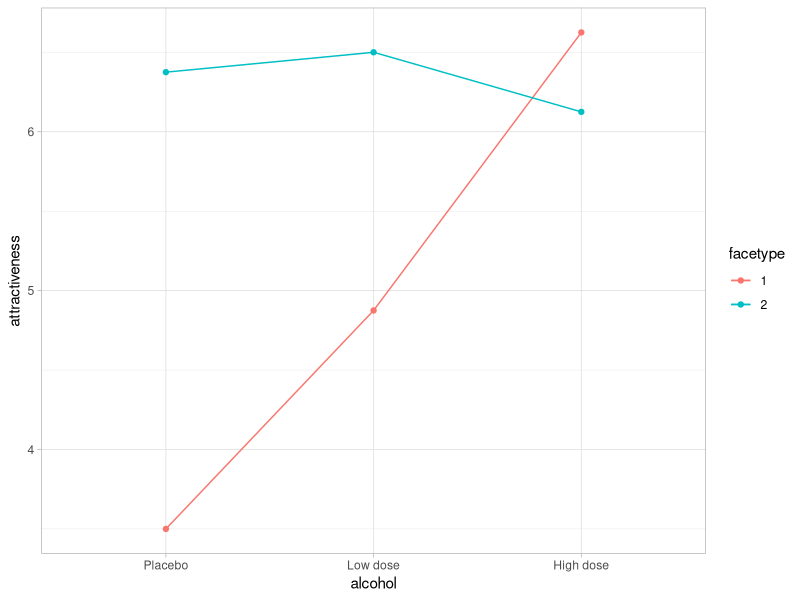

The R source for this figure:
## ---- chunk 1
#| fig-cap: The interaction of type of face and alcohol consumption on the ratings
#| label: fig-emmeans-q3
library(ggplot2)
library(haven)

goggles <- read_sav("goggles.sav")

goggles$facetype <- as.factor(goggles$facetype)
goggles$alcohol <- as.factor(goggles$alcohol)

ggplot(goggles, aes(x = alcohol, y = attractiveness, 
                    group = facetype, color = facetype)) + 
  stat_summary(fun = mean, geom = "point") +
  stat_summary(fun = mean, geom = "line") +
  stat_summary(fun.data = mean_cl_normal, geom = "errorbar", width = 0.1) + 
  scale_x_discrete(labels = c("Placebo", "Low dose", "High dose")) +
  theme_light()

